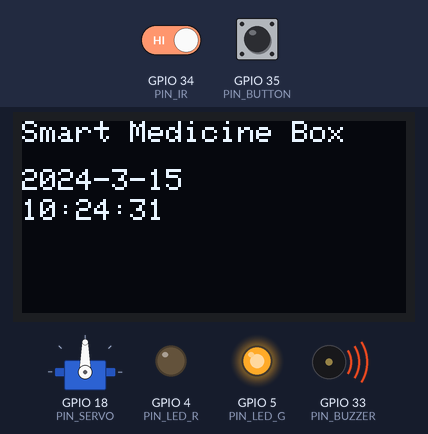
Bench run of a program on a simulated ESP32. Shown: servo, 128×64 one-colour display, output pins drawn as LEDs (lit = HIGH), buzzer (waves = sounding, pin HIGH). The test bench sets the inputs (shaded band); at power-on: GPIO 35 (PIN_BUTTON) LOW, GPIO 34 (PIN_IR) HIGH. WiFi joins after 1.5 s; servers stay silent unless stated; the local clock reads 2024-03-15 10:24:30 at power-on unless the program sets it; random numbers use the default seed unless the program sets one; no MQTT or app messages arrive unless stated; what the program prints to the serial monitor is not drawn.

Above: at 1.8 s.
2.9 s: GPIO 35 (PIN_BUTTON) pulled HIGH for 0.15 s
At 4.3 s:
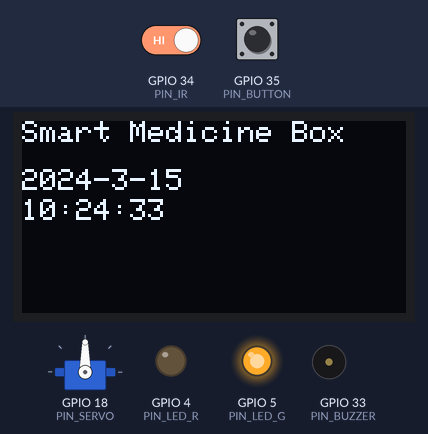
4.5 s: GPIO 35 (PIN_BUTTON) pulled HIGH for 1 s
At 11.6 s:
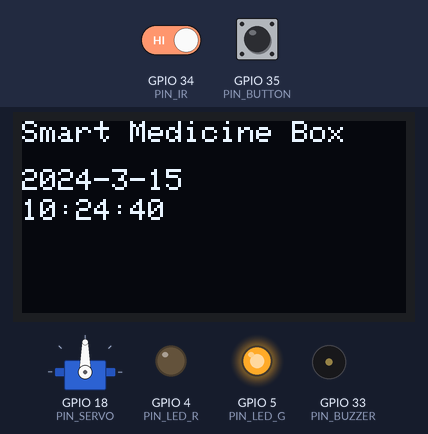
Timing chart, 0 to 12.1 s (numbered marks = the images above; inputs shaded):
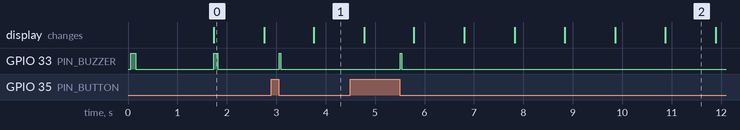

Measured:
- after the input at 2.9 s, GPIO 33 (PIN_BUZZER): LOW → HIGH after 0.16 s, → LOW 0.03 s later
- after the input at 4.5 s, GPIO 33 (PIN_BUZZER): LOW → HIGH after 1.0 s, → LOW 0.03 s later
- what the display in image 0 shows lasts 1.1 s, from 1.7 s to 2.8 s

The program:

main.cpp
```cpp
// src/main.cpp
#include <Arduino.h>
#include <Wire.h>
#include "config.h"
#include "globals.h"
#include "hardware.h"
#include "network.h"

bool lastObatAda = true;
bool lastButton = false;
unsigned long lastUpdateMs = 0;

void setup() {
  Serial.begin(115200);
  Wire.begin();

  initHardware();
  setLedStatus(true);
  buzzerBeep(100);

  setupWiFi();
  setupMQTT();
}

void loop() {
  mqttLoop();

  unsigned long nowMs = millis();
  if (nowMs - lastUpdateMs > 1000) {
    lastUpdateMs = nowMs;
    printRTCtoSerial();
    updateOLEDClock();
  }

  bool obatAda = readIR();
  if (lastObatAda && !obatAda) {
    Serial.println("EVENT: Obat diambil");

    DateTime now = rtc.now();
    String payload = String("{\"event\":\"obat_diambil\",\"waktu\":\"") +
                    String(now.year()) + "-" +
                    String(now.month()) + "-" +
                    String(now.day()) + " " +
                    String(now.hour()) + ":" +
                    String(now.minute()) + ":" +
                    String(now.second()) + "\"}";
    client.publish(TOPIC_EVENT_OBAT, payload.c_str());
    buzzerBeep(50);
  }
  lastObatAda = obatAda;

  bool button = readButton();
  if (button && !lastButton) {
    Serial.println("Tombol ditekan");
    client.publish(TOPIC_EVENT_TOMBOL, "tombol_ditekan");
    buzzerBeep(30);
  }
  lastButton = button;

  delay(20);
}
```

globals.cpp
```cpp
// src/globals.cpp
#include "globals.h"

Servo servo;
RTC_DS3231 rtc;
Adafruit_SSD1306 display(SCREEN_WIDTH, SCREEN_HEIGHT, &Wire, OLED_RESET);

WiFiClient espClient;
PubSubClient client(espClient);
```

globals.h
```cpp
// src/globals.h
#pragma once
#include <Arduino.h>
#include <ESP32Servo.h>
#include <RTClib.h>
#include <Adafruit_SSD1306.h>
#include <WiFi.h>
#include <PubSubClient.h>
#include "config.h"

extern Servo servo;
extern RTC_DS3231 rtc;
extern Adafruit_SSD1306 display;
extern WiFiClient espClient;
extern PubSubClient client;
```

hardware.cpp
```cpp
// src/hardware.cpp
#include "hardware.h"
#include "globals.h"
#include "config.h"

void initRTC() {
    if (!rtc.begin()) {
    Serial.println("RTC tidak terdeteksi! :(");
    while (true);
    }
    if (rtc.lostPower()) {
        Serial.println("RTC kehilangan daya, set ulang waktu...");
        rtc.adjust(DateTime(F(__DATE__), F(__TIME__)));
    }
}

void initOLED() {
    if (!display.begin(SSD1306_SWITCHCAPVCC, SCREEN_ADDRESS)) {
        Serial.println("OLED gagal diinisialisasi :(");
        while (true);
    }
    display.clearDisplay();
    display.setTextSize(1);
    display.setTextColor(SSD1306_WHITE);
    display.setCursor(0, 0);
    display.println("Smart MedBox Init...");
    display.display();
}

void initServoMotor() {
    servo.attach(PIN_SERVO);
    servo.write(90); // misal posisi netral / stop
}

void initPins() {
    pinMode(PIN_BUZZER, OUTPUT);
    pinMode(PIN_LED_R, OUTPUT);
    pinMode(PIN_LED_G, OUTPUT);
    pinMode(PIN_IR, INPUT);
    pinMode(PIN_BUTTON, INPUT_PULLDOWN);
}

void initHardware() {
    initServoMotor();
    initRTC();
    initOLED();
    initPins();
}

void buzzerBeep(int durasiMs) {
    digitalWrite(PIN_BUZZER, HIGH);
    delay(durasiMs);
    digitalWrite(PIN_BUZZER, LOW);
}

void setLedStatus(bool ok) {
    if (ok) {
        digitalWrite(PIN_LED_G, HIGH);
        digitalWrite(PIN_LED_R, LOW);
    } else {
        digitalWrite(PIN_LED_G, LOW);
        digitalWrite(PIN_LED_R, HIGH);
    }
}

bool readIR() {
    int raw = digitalRead(PIN_IR);
    return (raw == LOW); // asumsi: LOW = objek ada
}

bool readButton() {
  return (digitalRead(PIN_BUTTON) == LOW); // INPUT_PULLUP -> ditekan = LOW
}

void printRTCtoSerial() {
    DateTime now = rtc.now();
    String waktu = String(now.year()) + "-" +
                String(now.month()) + "-" +
                String(now.day()) + " " +
                String(now.hour()) + ":" +
                String(now.minute()) + ":" +
                String(now.second());
    Serial.print("RTC: ");
    Serial.println(waktu);
}

void updateOLEDClock() {
    DateTime now = rtc.now();
    display.clearDisplay();
    display.setCursor(0, 0);
    display.println("Smart Medicine Box");

    display.setCursor(0, 16);
    display.print(now.year());
    display.print("-");
    display.print(now.month());
    display.print("-");
    display.print(now.day());

    display.setCursor(0, 26);
    display.print(now.hour());
    display.print(":");
    display.print(now.minute());
    display.print(":");
    display.print(now.second());

    display.display();
}
```

hardware.h
```cpp
// src/hardware.h
#pragma once
#include <Arduino.h>

void initHardware();
void updateOLEDClock();
bool readIR();
bool readButton();
void buzzerBeep(int durasiMs);
void setLedStatus(bool ok);
void printRTCtoSerial();
```

network.cpp
```cpp
// src/network.cpp
#include "network.h"
#include "globals.h"
#include "config.h"

void mqttCallback(char* topic, byte* payload, unsigned int length) {
    Serial.print("MQTT [");
    Serial.print(topic);
    Serial.print("] ");
    for (unsigned int i = 0; i < length; i++) {
    Serial.print((char)payload[i]);
    }
    Serial.println();
}

void setupWiFi() {
    Serial.print("Menghubungkan ke ");
    Serial.println(WIFI_SSID);
    WiFi.begin(WIFI_SSID, WIFI_PASS);
    while (WiFi.status() != WL_CONNECTED) {
    delay(500);
    Serial.print(".");
    }
    Serial.println();
    Serial.print("WiFi OK, IP: ");
    Serial.println(WiFi.localIP());
}

void reconnectMQTT() {
    while (!client.connected()) {
        Serial.print("Menghubungkan ke MQTT...");
        String clientId = "ESP32-MedBox-";
        clientId += String(random(0xFFFF), HEX);

        if (client.connect(clientId.c_str())) {
            Serial.println("OK");
            client.publish(TOPIC_STATUS, "online");
            // client.subscribe("medicinebox/cmd/#");
        } else {
            Serial.print("gagal, rc=");
            Serial.print(client.state());
            Serial.println(" coba lagi 5 detik");
            delay(5000);
        }
    }
}

void setupMQTT() {
    client.setServer(MQTT_SERVER, MQTT_PORT);
    client.setCallback(mqttCallback);
}

void mqttLoop() {
    if (!client.connected()) {
        reconnectMQTT();
    }
    client.loop();
}
```

network.h
```cpp
// src/network.h
#pragma once
#include <Arduino.h>

void setupWiFi();
void setupMQTT();
void mqttLoop();
```

config.h
```cpp
// src/config.h
#pragma once

// Pin komponen
constexpr int PIN_BUZZER = 33;
constexpr int PIN_IR     = 34;
constexpr int PIN_SERVO  = 18;
constexpr int PIN_LED_G  = 5;
constexpr int PIN_LED_R  = 4;
constexpr int PIN_BUTTON = 35;

// OLED
constexpr int SCREEN_WIDTH  = 128;
constexpr int SCREEN_HEIGHT = 64;
constexpr int OLED_RESET    = -1;
constexpr int SCREEN_ADDRESS = 0x3C;

// WiFi & MQTT
constexpr const char* WIFI_SSID     = "P";
constexpr const char* WIFI_PASS     = "13062006";
constexpr const char* MQTT_SERVER   = "202.10.38.211";
constexpr int         MQTT_PORT     = 1883;

// MQTT topics
constexpr const char* TOPIC_STATUS       = "medicinebox/status";
constexpr const char* TOPIC_EVENT_OBAT   = "medicinebox/event/obat";
constexpr const char* TOPIC_EVENT_TOMBOL = "medicinebox/event/tombol";
constexpr const char* TOPIC_EVENT_WAKTU = "medicinebox/event/waktu";
```
